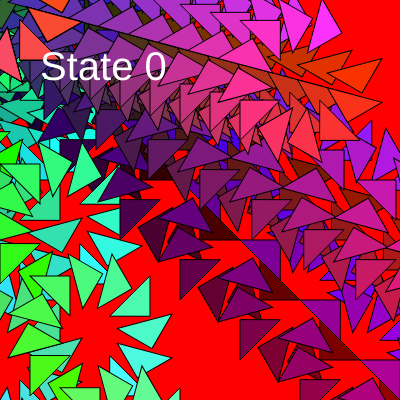
Frame 1 (no input)
Frame 60 (no input): identical to frame 1, image omitted
Frame 120 (the mouse pressed at the canvas centre since frame 60): identical to frame 1, image omitted

The p5.js sketch that drew this single still picture (run headless with seeded random() and noise() and a simulated clock; from frame 60 on, the mouse is pressed at the canvas centre):

// p5.js sketch
// ── sketch.js
let state = 0;
let x = 0;
let moveThree = 0;
let moveFour = 0;
let pauseFour = 0;
let upDown = 0;

function setup() {
  createCanvas(400, 400);
  angleMode(DEGREES);
}

function draw() {
  background(220);

  switch(state) {
    case 0:
      background("red");

      for (let k = 0; k <= 10; k++) {
        for (let j = 0; j <= 10; j++) {
      push();
          translate(0,k*60);
          rotate(-30*j);
          for (let i = 0; i <= 10; i++) {
              // triangle(k*i*20, k*i*20, k*j*20, k*j*20, k*k*20, k*k*20);
            push();
            fill(k*25,j*25,i*25);
            translate(k*60,0);
            push();
            rotate(30*i);
            triangle(20, 20, 60, 60, 20, 60);
            pop();
            pop();
          }
          pop();

        }


      }
      fill(255);
      textSize(40);
      text("State 0",40,80);
      break;


    case 1:
      background("yellow");
      fill(250);
      for (let k = 0; k <= 30; k++) {
          for (let i = 0; i <= 30; i++) {
              // triangle(k*i*20, k*i*20, k*j*20, k*j*20, k*k*20, k*k*20);
            push()
            translate(0,i*60);
            push();
            translate(k*60,0);
            triangle(20, 20, 60, 60, 20, 60);
            pop();
            pop();
          }
      }
      fill(0);
      textSize(40);
      text("State 1",80,80);
      break;



    case 2:
      background("green");
      fill(255);
      text("State 2",40,40);
      //move base point to center.
      push();
      translate(200,200);
      //create inner ring prims
        rotate(x);
        push();
          for (let j = 0; j <= 12; j++) {
            push();
              rotate(j*30);
              fill(255,0,255);
              for (let i = 0; i <= 12; i++) {
              push();
                rect(0,-60,20,20);
                rotate(i*30);
              pop();
            }
            pop();
            }
        pop();
      push();
      rotate(-x*2);
        push();
          for (let j = 0; j <= 12; j++) {
            push();
              rotate(j*30);
              fill(255,0,255);
              for (let i = 0; i <= 12; i++) {
              push();
                rect(0,-120,20,20);
                rotate(i*30);
              pop();
            }
            pop();
            }
      pop();
        pop();
      push();
      rotate(-x*2);
      rect(-20,-20,40,40);
      pop();
        x=x+1;
      pop();
      break;

    case 3:

      background(255);
      push();
      //ROYGBIV
      noStroke();
      translate(moveThree,0);
      for (let j = 0; j <= 4; j++) {
      push();
      translate(j*140,0);
      //initial seven
      //red
        fill(255,0,0);
        rect(0,0,20,400);
      //orange
        fill(255,128,0);
        rect(20,0,20,400);
      //yellow
        fill(255,255,0);
        rect(40,0,20,400);
      //green
        fill(0,255,0);
        rect(60,0,20,400);
      //blue
        fill(0,0,255);
        rect(80,0,20,400);
      //indigo
        fill(128,0,255);
        rect(100,0,20,400);
      //violet
        fill(255,0,255);
        rect(120,0,20,400);
      //back seven
        push();
        translate(-140,0);
        fill(255,0,0);
        rect(0,0,20,400);
      //orange
        fill(255,128,0);
        rect(20,0,20,400);
      //yellow
        fill(255,255,0);
        rect(40,0,20,400);
      //green
        fill(0,255,0);
        rect(60,0,20,400);
      //blue
        fill(0,0,255);
        rect(80,0,20,400);
      //indigo
        fill(128,0,255);
        rect(100,0,20,400);
      //violet
        fill(255,0,255);
        rect(120,0,20,400);
        pop();

      pop();
      }
      pop();
      fill(255);
      textSize(80);
      text("State 3",80,80);
      moveThree++;
      if (moveThree >= 140) {
        moveThree = 0;

      }


      break;

    case 4:
      background("purple");
      textSize(60);
      text("State 4",140,140);
      //cat
      noStroke();
      push();
      if (upDown == 0) {
        moveFour++;
      }
      if (upDown == 1) {
      moveFour--;
      }
      translate(0,moveFour)

      if (moveFour >= 120){
        upDown = 1;
      }
      if (moveFour == 0) {

        upDown = 0;
      }
      fill(255,255,0);
      ellipse(200,400,200,200);
      //eyes
      fill(0);
      ellipse(160,375,25,25);
      ellipse(240,375,25,25);



      pop();


      break;



         }


}

function mouseReleased() {

  state = state + 1;
  if (state > 4) {
    state = 0;
  }
}
